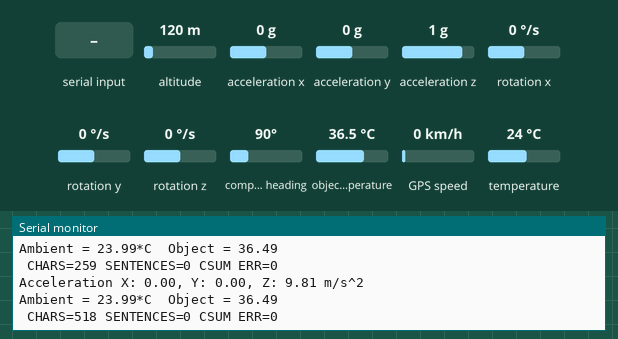
A sketch run on a simulated ESP32. Parts: the last lines printed to the serial monitor. The test bench sets the inputs (shaded band); at power-on: altitude 120 m, acceleration x 0 g, acceleration y 0 g, acceleration z 1 g, rotation x 0 °/s, rotation y 0 °/s, rotation z 0 °/s, compass heading 90°, object temperature 36.5 °C, GPS speed 0 km/h, temperature 24 °C. The GPS gets a fix after 3 s at 37.7749, -122.4194 with 8 satellites.

Above: at 1.2 s.
1.3 s: altitude set to 20 m
At 3.5 s:
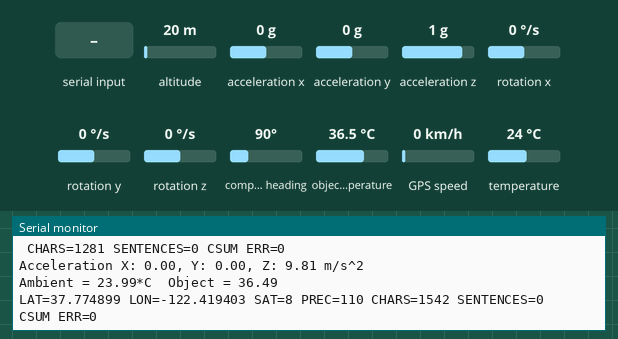
5.4 s: acceleration x set to -1.4 g
At 6.1 s:
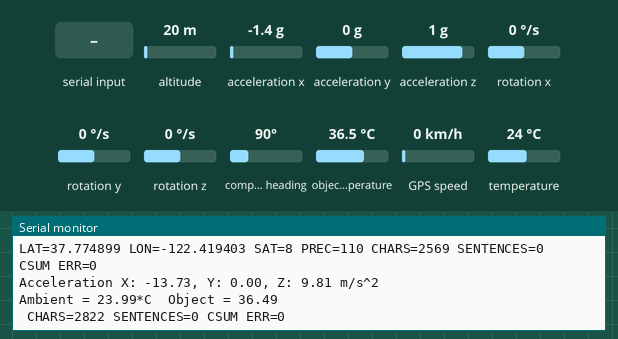
6.9 s: "1" received over the second serial link
8.4 s: acceleration y set to -1.4 g
At 9.1 s:
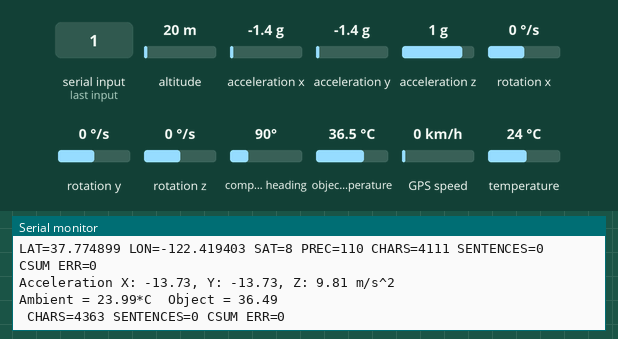
9.9 s: "0" received over the second serial link
At 10.7 s:
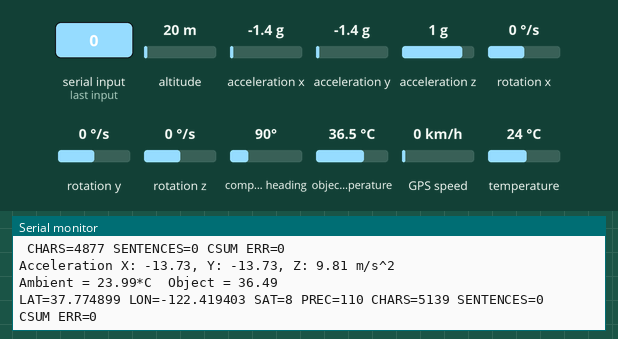
11.4 s: acceleration z set to -1.4 g
At 11.4 s:
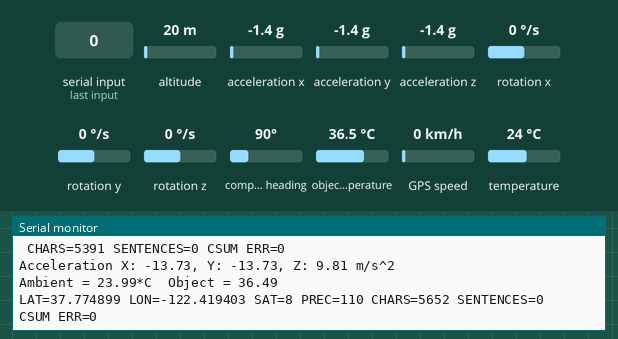

The sketch:

ECU_GIGA_Tudo.ino
```cpp
/*BIBLIOTECAS:

  Acelerometro -> MPU6050 Adafruit
  Infravermelho -> MLX90614 Adafruit
  GPS -> Tiny GPS (Verificar se é a melhor opcao) - Peguei o exemplo simple_test

*/

#include <Adafruit_MPU6050.h>
#include <Adafruit_Sensor.h>
#include <Wire.h>
#include <Adafruit_MLX90614.h>
#include <TinyGPS.h>

Adafruit_MPU6050 mpu;


Adafruit_MLX90614 mlx = Adafruit_MLX90614();

TinyGPS gps;

#define RX1 32
#define TX1 33

void setup() {
  // put your setup code here, to run once:

  Serial.begin(115200);
  Serial1.begin(9600, SERIAL_8N1, RX1, TX1);

  mpu.begin();
  mpu.setAccelerometerRange(MPU6050_RANGE_8_G);
  mpu.setGyroRange(MPU6050_RANGE_500_DEG);
  mpu.setFilterBandwidth(MPU6050_BAND_21_HZ);

  mlx.begin();
}

void loop() {
  // put your main code here, to run repeatedly:

  sensors_event_t a, g, temp;
  mpu.getEvent(&a, &g, &temp);

  Serial.print("Acceleration X: ");
  Serial.print(a.acceleration.x);
  Serial.print(", Y: ");
  Serial.print(a.acceleration.y);
  Serial.print(", Z: ");
  Serial.print(a.acceleration.z);
  Serial.println(" m/s^2");

  Serial.print("Ambient = "); Serial.print(mlx.readAmbientTempC());
  Serial.print("*C\tObject = "); Serial.print(mlx.readObjectTempC());

  Serial.println("");

  bool newData = false;
  unsigned long chars;
  unsigned short sentences, failed;

  while (Serial1.available())
    {
      char c = Serial1.read();
      // Serial.write(c); // uncomment this line if you want to see the GPS data flowing
      if (gps.encode(c)) // Did a new valid sentence come in?
        newData = true;
    }


  if (newData)
  {
    float flat, flon;
    unsigned long age;
    gps.f_get_position(&flat, &flon, &age);
    Serial.print("LAT=");
    Serial.print(flat == TinyGPS::GPS_INVALID_F_ANGLE ? 0.0 : flat, 6);
    Serial.print(" LON=");
    Serial.print(flon == TinyGPS::GPS_INVALID_F_ANGLE ? 0.0 : flon, 6);
    Serial.print(" SAT=");
    Serial.print(gps.satellites() == TinyGPS::GPS_INVALID_SATELLITES ? 0 : gps.satellites());
    Serial.print(" PREC=");
    Serial.print(gps.hdop() == TinyGPS::GPS_INVALID_HDOP ? 0 : gps.hdop());
  }

  gps.stats(&chars, &sentences, &failed);
  Serial.print(" CHARS=");
  Serial.print(chars);
  Serial.print(" SENTENCES=");
  Serial.print(sentences);
  Serial.print(" CSUM ERR=");
  Serial.println(failed);
  if (chars == 0)
    Serial.println("** No characters received from GPS: check wiring **");

  delay(500);

}
```

Measured:
- after the input at 5.4 s, the serial monitor: prints a new line after 0.24 s (image 2)
- after the input at 8.4 s, the serial monitor: prints a new line after 0.33 s (image 3)
- after the input at 9.9 s, the serial monitor: prints a new line after 0.38 s (image 4)
